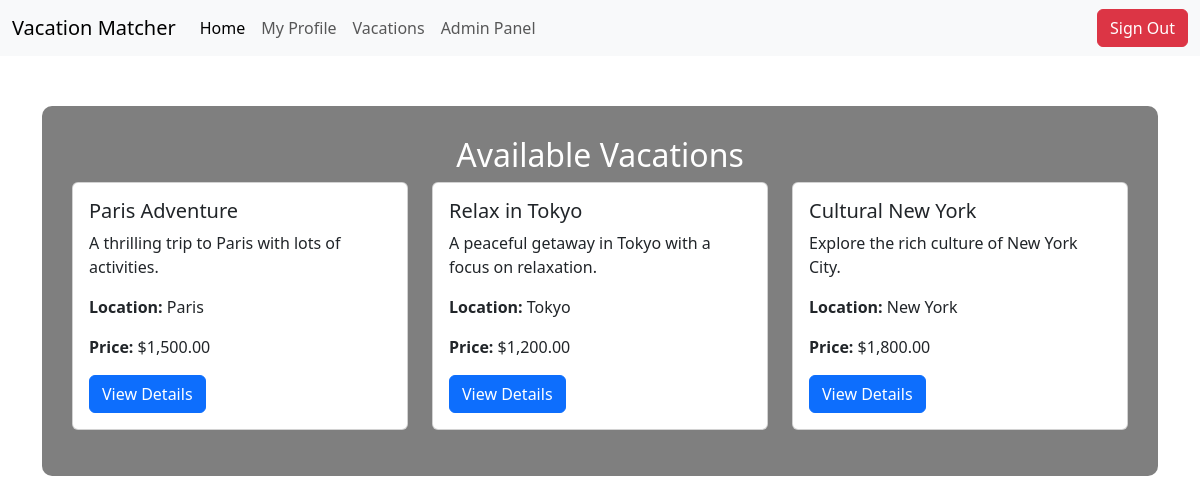
The app's page /vacations.php, older data.
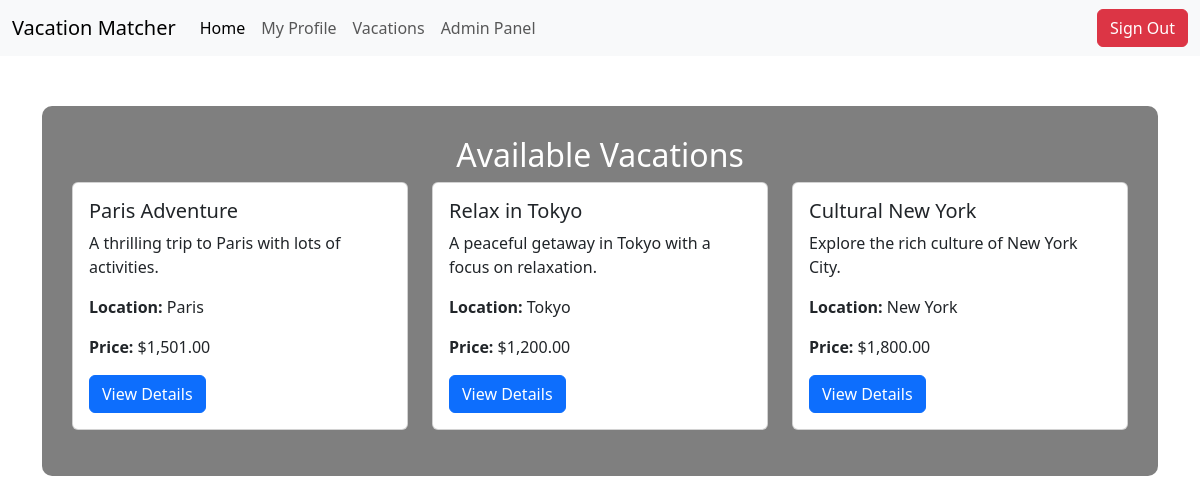
The same page, newer data.
### tables this page shows
CREATE TABLE `vacation` (
  `VacationID` int(11) NOT NULL,
  `Title` varchar(100) NOT NULL,
  `Description` text NOT NULL,
  `Price` decimal(10,2) NOT NULL,
  `Destination` varchar(100) NOT NULL,
  `Itinerary` text DEFAULT NULL,
  `Activities` text DEFAULT NULL,
  `AvailableDates` date DEFAULT NULL,
  `Category` varchar(50) DEFAULT NULL,
  `AdminID` int(11) NOT NULL
);

### vacations.php (the view, shortened to what this page needs)
<?php
include 'db.php';
try {
    $db_host = 'localhost';
    $db_name = 'triptinder';
    $db_user = 'root';
    $db_pass = '';
    $pdo = new PDO("mysql:host=$db_host;dbname=$db_name;charset=utf8", $db_user, $db_pass);
    $pdo->setAttribute(PDO::ATTR_ERRMODE, PDO::ERRMODE_EXCEPTION);
    $query = $pdo->query("SELECT Title, Description, Price, Destination, Itinerary FROM vacation");
    $vacations = $query->fetchAll(PDO::FETCH_ASSOC);
} catch (PDOException $e) {
    error_log("Database Error: " . $e->getMessage());
    $vacations = [];
    $error_message = "We're sorry, but we couldn't fetch the vacation data at this time.";
}
?>
<!DOCTYPE html>
<html lang="en">
<head>
    <link href="https://cdn.jsdelivr.net/npm/bootstrap@5.3.0/dist/css/bootstrap.min.css" rel="stylesheet">
</head>
<body>
    <nav class="navbar navbar-expand-lg navbar-light bg-light">
        <div class="container-fluid">
            <a class="navbar-brand" href="#">Vacation Matcher</a>
            <div class="collapse navbar-collapse" id="navbarNav">
                <ul class="navbar-nav">
                    <li class="nav-item">
                        <a class="nav-link active" aria-current="page" href="homepage.php">Home</a>
                    </li>
                    <li class="nav-item">
                        <a class="nav-link" href="profile.php">My Profile</a>
                    </li>
                    <li class="nav-item">
                        <a class="nav-link" href="vacations.php">Vacations</a>
                    </li>
                    <li class="nav-item">
                        <a class="nav-link" href="admin/adminpanel.php">Admin Panel</a>
                    </li>
                </ul>
            </div>
            <form action="../signout.php" method="post">
                <button type="submit" class="btn btn-danger">Sign Out</button>
            </form>
        </div>
    </nav>
    <div class="container mt-5">
        <div class="content">
            <h2 class="text-center">Available Vacations</h2>
            <div class="row">
                <?php
                foreach ($vacations as $vacation) {
                    ?>
                    <div class="col-md-4">
                        <div class="card mb-3">
                            <div class="card-body">
                                <h5 class="card-title"><?php echo htmlspecialchars($vacation['Title']); ?></h5>
                                <p class="card-text"><?php echo htmlspecialchars($vacation['Description']); ?></p>
                                <p><strong>Location:</strong> <?php echo htmlspecialchars($vacation['Destination']); ?></p>
                                <p><strong>Price:</strong> $<?php echo htmlspecialchars(number_format($vacation['Price'], 2)); ?></p>
                                <a href="vacationdetail.php?vacation=<?php echo urlencode($vacation['Title']); ?>" class="btn btn-primary">View Details</a>
                            </div>
                        </div>
                    </div>
                    <?php
                }
                ?>
            </div>
        </div>
    </div>
</body>
</html>

### vacations.php (style rules this page uses)
body { background-image: url('/data/manuel-cosentino-n--CMLApjfI-unsplash.jpg'); background-size: cover; background-position: center; background-repeat: no-repeat; color: white; }
.content { background-color: rgba(0, 0, 0, 0.5); padding: 30px; border-radius: 10px; margin-top: 50px; }

Row changes from the older to the newer data that the page shows:
changed vacation "Paris Adventure": Price "1,500.00" → "1,501.00"
